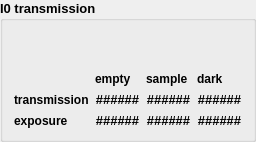
            <widget class="QGroupBox" name="groupBox_10">
             <property name="font">
              <font>
               <pointsize>10</pointsize>
               <weight>75</weight>
               <bold>true</bold>
              </font>
             </property>
             <property name="title">
              <string>I0 transmission</string>
             </property>
             <layout class="QGridLayout" name="gridLayout_7">
              <item row="3" column="0">
               <widget class="QLabel" name="label_88">
                <property name="font">
                 <font>
                  <pointsize>9</pointsize>
                 </font>
                </property>
                <property name="text">
                 <string>transmission</string>
                </property>
               </widget>
              </item>
              <item row="2" column="3">
               <widget class="QLabel" name="label_109">
                <property name="font">
                 <font>
                  <pointsize>9</pointsize>
                  <weight>75</weight>
                  <bold>true</bold>
                 </font>
                </property>
                <property name="text">
                 <string>dark  </string>
                </property>
               </widget>
              </item>
              <item row="3" column="3" colspan="2">
               <widget class="caLabel" name="calabel_24">
                <property name="text">
                 <string>######</string>
                </property>
                <property name="alignment">
                 <set>Qt::AlignCenter</set>
                </property>
                <property name="channel" stdset="0">
                 <string notr="true">12idcSAXS:transI0_Dark.VAL</string>
                </property>
               </widget>
              </item>
              <item row="3" column="1">
               <widget class="caLabel" name="calabel_23">
                <property name="text">
                 <string>######</string>
                </property>
                <property name="alignment">
                 <set>Qt::AlignCenter</set>
                </property>
                <property name="channel" stdset="0">
                 <string notr="true">12idcSAXS:transI0_Empty.VAL</string>
                </property>
               </widget>
              </item>
              <item row="4" column="0">
               <widget class="QLabel" name="label_89">
                <property name="font">
                 <font>
                  <pointsize>9</pointsize>
                 </font>
                </property>
                <property name="text">
                 <string>exposure</string>
                </property>
               </widget>
              </item>
              <item row="3" column="2">
               <widget class="caLabel" name="calabel_20">
                <property name="text">
                 <string>######</string>
                </property>
                <property name="alignment">
                 <set>Qt::AlignCenter</set>
                </property>
                <property name="channel" stdset="0">
                 <string notr="true">12idcSAXS:transI0_Sample.VAL</string>
                </property>
               </widget>
              </item>
              <item row="2" column="1">
               <widget class="QLabel" name="label_111">
                <property name="font">
                 <font>
                  <pointsize>9</pointsize>
                  <weight>75</weight>
                  <bold>true</bold>
                 </font>
                </property>
                <property name="text">
                 <string>empty</string>
                </property>
               </widget>
              </item>
              <item row="2" column="2">
               <widget class="QLabel" name="label_110">
                <property name="font">
                 <font>
                  <pointsize>9</pointsize>
                  <weight>75</weight>
                  <bold>true</bold>
                 </font>
                </property>
                <property name="text">
                 <string>sample</string>
                </property>
               </widget>
              </item>
              <item row="4" column="1">
               <widget class="caLabel" name="calabel_25">
                <property name="text">
                 <string>######</string>
                </property>
                <property name="alignment">
                 <set>Qt::AlignCenter</set>
                </property>
                <property name="channel" stdset="0">
                 <string notr="true">12idcSAXS:I0_Empty.VAL</string>
                </property>
               </widget>
              </item>
              <item row="4" column="3" colspan="2">
               <widget class="caLabel" name="calabel_22">
                <property name="text">
                 <string>######</string>
                </property>
                <property name="alignment">
                 <set>Qt::AlignCenter</set>
                </property>
                <property name="channel" stdset="0">
                 <string notr="true">12idcSAXS:I0_Dark.VAL</string>
                </property>
               </widget>
              </item>
              <item row="4" column="2">
               <widget class="caLabel" name="calabel_21">
                <property name="text">
                 <string>######</string>
                </property>
                <property name="alignment">
                 <set>Qt::AlignCenter</set>
                </property>
                <property name="channel" stdset="0">
                 <string notr="true">12idcSAXS:I0_Sample.VAL</string>
                </property>
               </widget>
              </item>
              <item row="1" column="2">
               <spacer name="verticalSpacer_3">
                <property name="orientation">
                 <enum>Qt::Vertical</enum>
                </property>
                <property name="sizeHint" stdset="0">
                 <size>
                  <width>20</width>
                  <height>40</height>
                 </size>
                </property>
               </spacer>
              </item>
             </layout>
            </widget>
